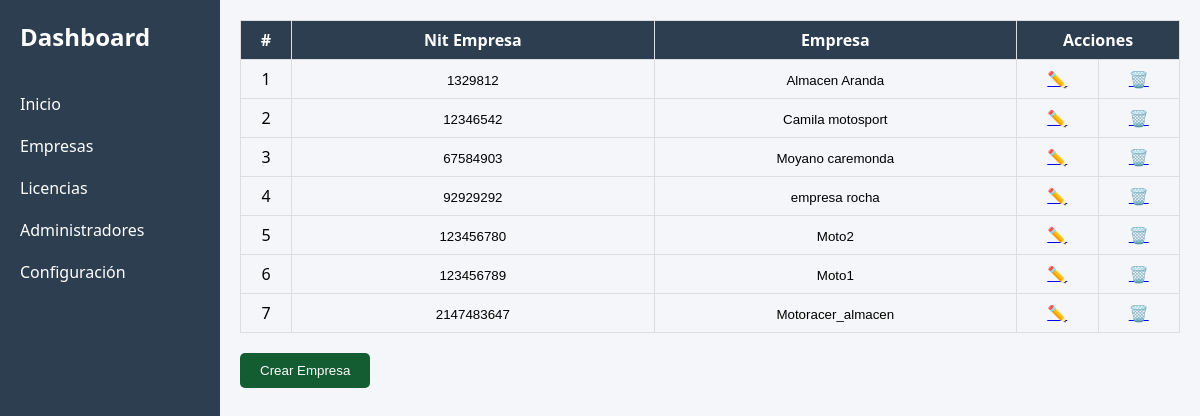
The app's page /adminsecret/empresa.php with its own data.
### tables this page shows
CREATE TABLE `empresa` (
  `id_empresa` int(11) NOT NULL,
  `empresa` varchar(100) NOT NULL
);

### adminsecret/empresa.php (the view, shortened to what this page needs)
<?php
$conex = new database();
$con = $conex->conectar();
?>
<!DOCTYPE html>
<html lang="es">
<head>
</head>
<body>
  <div class="sidebar">
    <h2>Dashboard</h2>
    <a href="index.php">Inicio</a>
    <a href="index.php">Empresas</a>
    <a href="licencia.php">Licencias</a>
    <a href="admin.php">Administradores</a>
    <a href="#">Configuración</a>
  </div>
  <div class="main">
    <table class="table">
      <thead>
        <tr>
          <th>#</th>
          <th>Nit Empresa</th>
          <th>Empresa</th>
          <th colspan="2">Acciones</th>
        </tr>
      </thead>
      <tbody>
        <?php
        $sql = $con->prepare("SELECT * FROM empresa");
        $sql->execute();
        $fila = $sql->fetchAll(PDO::FETCH_ASSOC);
        $count = 1;
        foreach ($fila as $resu) {
        ?>
          <tr>
            <td><?php echo $count++; ?></td>
            <td><input type="text" readonly value="<?php echo $resu['id_empresa']; ?>"></td>
            <td><input type="text" readonly value="<?php echo $resu['empresa']; ?>"></td>
            <td>
              <a href="#" onclick="window.open('actualizar.php?id=<?php echo $resu['id_empresa']; ?>', '', 'width=600,height=500,toolbar=NO')" title="Actualizar">
                ✏️
              </a>
            </td>
            <td>
              <a href="delete_em.php?id=<?php echo $resu['id_empresa']; ?>" onclick="return confirm('¿Estás seguro de eliminar esta empresa?')" title="Eliminar">
                  🗑️
                </a>
            </td>
          </tr>
        <?php } ?>
      </tbody>
    </table>
    <div>
      <button class="btn" onclick="window.open('R_empresa.php?id=123', '', 'width=600,height=500,toolbar=NO')">Crear Empresa</button>
    </div>
  </div>
</body>
</html>

### adminsecret/empresa.php (style rules this page uses)
* { box-sizing: border-box; margin: 0; padding: 0; }
body { font-family: 'Segoe UI', Tahoma, Geneva, Verdana, sans-serif; display: flex; min-height: 100vh; background: #f4f6f9; }
.sidebar { width: 220px; background: #2c3e50; color: white; padding: 20px; position: fixed; height: 100vh; }
.sidebar h2 { margin-bottom: 30px; }
.sidebar a { display: block; color: white; text-decoration: none; padding: 10px 0; }
.main { margin-left: 220px; flex: 1; padding: 20px; }
.table { width: 100%; border-collapse: collapse; }
.table th, .table td { border: 1px solid #ddd; padding: 8px; }
.table th { background-color: #2c3e50; color: white; text-align: center; }
.table td { text-align: center; }
input[readonly] { border: none; background: transparent; text-align: center; width: 100%; }
button.btn { margin-top: 20px; padding: 10px 20px; background-color: rgb(20, 92, 50); color: white; border: none; border-radius: 5px; cursor: pointer; }

### records on screen
empresa: id_empresa "1329812", empresa "Almacen Aranda"
empresa: id_empresa "12346542", empresa "Camila motosport"
empresa: id_empresa "67584903", empresa "Moyano caremonda"
empresa: id_empresa "92929292", empresa "empresa rocha"
empresa: id_empresa "123456780", empresa "Moto2"
empresa: id_empresa "123456789", empresa "Moto1"
empresa: id_empresa "2147483647", empresa "Motoracer_almacen"
